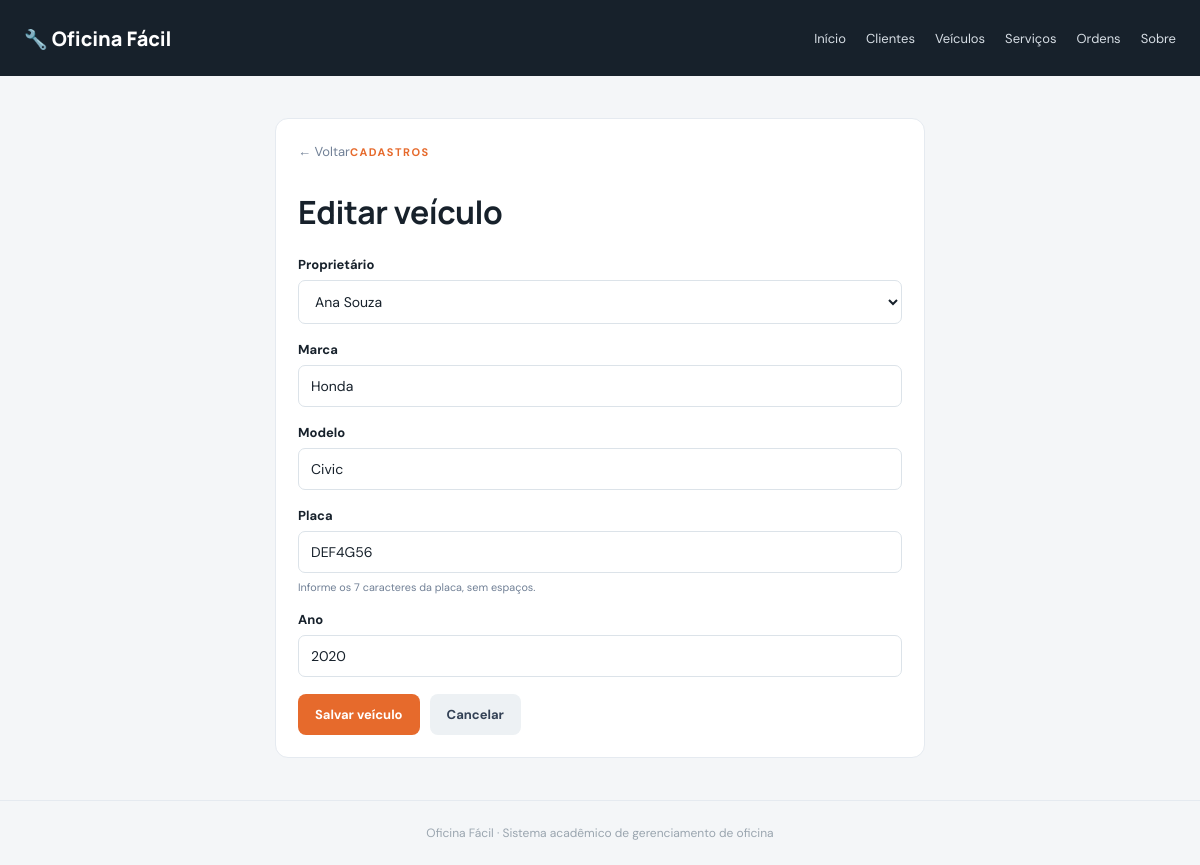
Screenshot of /veiculos/2/editar with the database file from the repository.
### tables this page shows
CREATE TABLE veiculos (
    id_veiculo INTEGER PRIMARY KEY AUTOINCREMENT,
    id_cliente INTEGER NOT NULL,
    marca      TEXT NOT NULL CHECK (length(trim(marca)) > 0),
    modelo     TEXT NOT NULL CHECK (length(trim(modelo)) > 0),
    placa      TEXT NOT NULL UNIQUE CHECK (length(replace(placa, '-', '')) = 7),
    ano        INTEGER CHECK (ano IS NULL OR ano BETWEEN 1886 AND 2100),
    created_at TEXT NOT NULL DEFAULT CURRENT_TIMESTAMP,
    FOREIGN KEY (id_cliente) REFERENCES clientes(id_cliente) ON DELETE RESTRICT
);

CREATE TABLE clientes (
    id_cliente INTEGER PRIMARY KEY AUTOINCREMENT,
    nome       TEXT NOT NULL CHECK (length(trim(nome)) > 0),
    telefone   TEXT,
    email      TEXT UNIQUE,
    created_at TEXT NOT NULL DEFAULT CURRENT_TIMESTAMP
);

### app.py (the view, shortened to what this page needs)
    @app.route("/veiculos/<int:id_veiculo>/editar", methods=["GET", "POST"])
    def editar_veiculo(id_veiculo):
        veiculo = sql.buscar_veiculo(id_veiculo) or abort(404)
        clientes = sql.listar_clientes()
        return render_template("form_veiculo.html", veiculo=veiculo, clientes=clientes, valores={})

### db_sql.py (called while the page is built)
def get_db():
    if "db" not in g:
        g.db = sqlite3.connect(current_app.config["DATABASE"])
        g.db.row_factory = sqlite3.Row
        g.db.execute("PRAGMA foreign_keys = ON")
    return g.db

def listar_clientes():
    sql = """
        SELECT c.*, COUNT(v.id_veiculo) AS total_veiculos
        FROM clientes c
        LEFT JOIN veiculos v ON v.id_cliente = c.id_cliente
        GROUP BY c.id_cliente
        ORDER BY c.nome
    """
    return get_db().execute(sql).fetchall()

def buscar_veiculo(id_veiculo):
    return get_db().execute(
        "SELECT * FROM veiculos WHERE id_veiculo = ?", (id_veiculo,)
    ).fetchone()

### templates/form_veiculo.html (shortened to what this page needs)
{% extends "base.html" %}
{% block content %}
<section class="panel narrow"><a class="back" href="{{ url_for('veiculos') }}">← Voltar</a><span class="eyebrow">CADASTROS</span><h1>{{ 'Editar veículo' if veiculo else 'Novo veículo' }}</h1>
{% if clientes %}<form method="post" class="form">
<label>Proprietário<select name="id_cliente" required>{% for c in clientes %}<option value="{{ c.id_cliente }}" {% if valores.get('id_cliente', veiculo.id_cliente if veiculo else '')|string == c.id_cliente|string %}selected{% endif %}>{{ c.nome }}</option>{% endfor %}</select></label>
<label>Marca<input name="marca" required value="{{ valores.get('marca', veiculo.marca if veiculo else '') }}"></label><label>Modelo<input name="modelo" required value="{{ valores.get('modelo', veiculo.modelo if veiculo else '') }}"></label>
<label>Placa<input name="placa" required maxlength="8" value="{{ valores.get('placa', veiculo.placa if veiculo else '') }}" placeholder="ABC1D23"><small>Informe os 7 caracteres da placa, sem espaços.</small></label>
<label>Ano<input name="ano" type="number" min="1886" max="2100" value="{{ valores.get('ano', veiculo.ano if veiculo and veiculo.ano else '') }}"></label>
<div class="form-actions"><button class="button" type="submit">Salvar veículo</button><a class="button secondary" href="{{ url_for('veiculos') }}">Cancelar</a></div>
</form>{% else %}<p>Cadastre um cliente antes de cadastrar um veículo.</p><a class="button" href="{{ url_for('novo_cliente') }}">Cadastrar cliente</a>{% endif %}
</section>
{% endblock %}

### static/style.css (style rules this page uses)
:root { --bg:#f4f6f8;--surface:#fff;--ink:#17212b;--muted:#718096;--line:#e5eaf0;--accent:#e66a2c;--accent-dark:#c94f18;--nav:#17212b;--good:#237344;--bad:#a43d2c }
* { box-sizing:border-box }
body { margin:0;background:var(--bg);color:var(--ink);font-family:'DM Sans',sans-serif;font-size:15px }
h1,h2 { font-family:Manrope,sans-serif;letter-spacing:-.5px }
h1 { font-size:32px;margin:8px 0 }
.eyebrow { color:var(--accent);font-size:11px;font-weight:700;letter-spacing:1.5px }
.metric,.panel { background:var(--surface);border:1px solid var(--line);border-radius:13px;padding:22px }
.panel { margin-bottom:22px }
.button { display:inline-block;background:var(--accent);color:#fff;border:0;border-radius:8px;padding:12px 17px;text-decoration:none;font:700 13px 'DM Sans',sans-serif;cursor:pointer;white-space:nowrap }
.button.secondary { background:#edf1f4;color:#334155 }
.narrow { max-width:650px;margin:0 auto }
.form { display:grid;gap:17px;margin-top:22px }
.form label { display:grid;gap:7px;font-size:13px;font-weight:700 }
.form input,.form select,.form textarea,.inline-form select,.filter-form select,.status-editor select { width:100%;padding:11px 12px;border:1px solid #dce3e9;border-radius:7px;font:14px 'DM Sans',sans-serif;background:#fff;color:var(--ink) }
.form small { color:var(--muted);font-weight:400 }
.form-actions { display:flex;gap:10px;align-items:center;flex-wrap:wrap }
.back { display:inline-block;margin-bottom:22px;color:var(--muted);text-decoration:none;font-size:13px }

### rows the page displays
veiculos: id_cliente "Ana Souza", marca "Honda", modelo "Civic", placa "DEF4G56", ano "2020"

### other values shown
{{ 'Editar veículo' if veiculo else 'Novo veículo' }} "Editar veículo"
